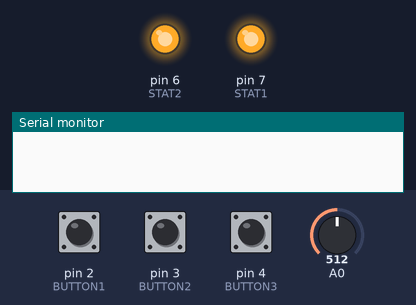
A sketch run on a simulated Arduino Uno, built with avr-gcc and run on an emulated ATmega328P. On the bench: output pins drawn as LEDs (lit = HIGH), the last lines printed to the serial monitor. Inputs (shaded band) come from the test bench; at power-on: pin 2 (BUTTON1) HIGH, pin 3 (BUTTON2) HIGH, pin 4 (BUTTON3) HIGH, A0 = 512.

Above: at 1.8 s.
1.9 s: pin 2 (BUTTON1) pulled LOW for 0.15 s
At 2.8 s:
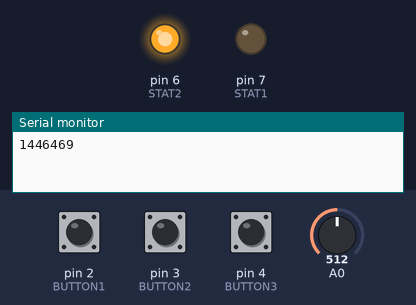
Timing chart, 0 to 4.9 s (numbered marks = the images above; inputs shaded):
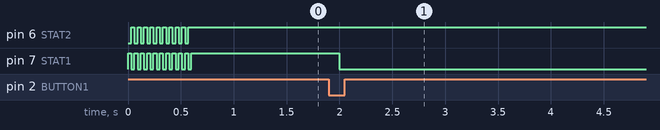

The sketch:

Midi_Shield.ino
```cpp
// SparkFun MIDI Sheild and MIDI Breakout test code
// Defines bare-bones routines for sending and receiving MIDI data
// Written 02/16/10


// defines for MIDI Shield components only
#define KNOB1  0
#define KNOB2  1

#define BUTTON1  2
#define BUTTON2  3
#define BUTTON3  4

#define STAT1  7
#define STAT2  6

#define OFF 1
#define ON 2
#define WAIT 3

byte incomingByte;
byte note;
byte velocity;
int pot;

byte byte1;
byte byte2;
byte byte3;

byte channel = 0x90; // 1
byte middle_velocity = 0x45;

int action = 2; //1 =note off ; 2=note on ; 3= wait


void setup() {

  pinMode(STAT1,OUTPUT);
  pinMode(STAT2,OUTPUT);

  pinMode(BUTTON1,INPUT);
  pinMode(BUTTON2,INPUT);
  pinMode(BUTTON3,INPUT);

  digitalWrite(BUTTON1,HIGH);
  digitalWrite(BUTTON2,HIGH);
  digitalWrite(BUTTON3,HIGH);

  for(int i = 0;i < 10;i++) // flash MIDI Sheild LED's on startup
  {
    digitalWrite(STAT1,HIGH);
    digitalWrite(STAT2,LOW);
    delay(30);
    digitalWrite(STAT1,LOW);
    digitalWrite(STAT2,HIGH);
    delay(30);
  }
  digitalWrite(STAT1,HIGH);
  digitalWrite(STAT2,HIGH);

  //start serial with midi baudrate 31250
  Serial.begin(31250);
}

void loop () {

  //*************** MIDI OUT ***************//

  pot = analogRead(0);
  note = pot/8;  // convert value to value 0-127
  if(button(BUTTON1) || button(BUTTON2) || button(BUTTON3))
  {
    Midi_Send(channel,note,middle_velocity);
    blink();
    while(button(BUTTON1) || button(BUTTON2) || button(BUTTON3));
  }

  //*************** MIDI LOOPBACK ******************//
  if(Serial.available() > 0)
  {
    byte1 = Serial.read();
    byte2 = Serial.read();
    byte3 = Serial.read();

    Midi_Send(byte1, byte2, byte3);
  }

  //*************** MIDI IN ***************//
  if (Serial.available() > 0) {
    // read the incoming byte:
    incomingByte = Serial.read();

    // wait for as status-byte, channel 1, note on or off
    if (incomingByte == int(channel)) // Note on
    {
      action = OFF;
    }
    else if (incomingByte== int(0x80)) // Note off
    {
      action = ON;
    }
    else if (note==0 && action != WAIT) // note on, wait for note value
    {
      note=incomingByte;
    }
    else if (note!=0 && action != WAIT)  // velocity
    {
      velocity = incomingByte;
      if(action == ON){
        Midi_Send(channel,note,velocity);
      }
      if(action == OFF){
        Midi_Send((channel - 0x10),note,velocity);
      }
      note=0;
      velocity=0;
      action=WAIT;
    }
    else{
    }
  }

}

void Midi_Send(byte cmd, byte data1, byte data2) {
  Serial.print(cmd);
  Serial.print(data1);
  Serial.print(data2);
}

void blink(){
  digitalWrite(STAT1, HIGH);
  delay(100);
  digitalWrite(STAT1, LOW);
  delay(100);
}

char button(char button_num)
{
  return (!(digitalRead(button_num)));
}

// http://www.tigoe.net/pcomp/code/communication/midi
//
// Value (decimal)	Value (Hex)	Command	Data bytes
// 128-143	80-8F	Note off	2 (note, velocity)
// 144-159	90-9F	Note on	2 (note, velocity)
// 160-175	A0-AF	Key Pressure	2 (note, key pressure)
// 176-191	B0-BF	Control Change	2 (controller no., value)
// 192-207	C0-CF	Program Change	1 (program no.)
// 208-223	D0-DF	Channel Pressure	1 (pressure)
// 224-239	E0-EF	Pitch Bend	2 (least significant byte, most significant byte)
```

Measured:
- after the input at 1.9 s, pin 7 (STAT1): HIGH → LOW after 0.10 s
